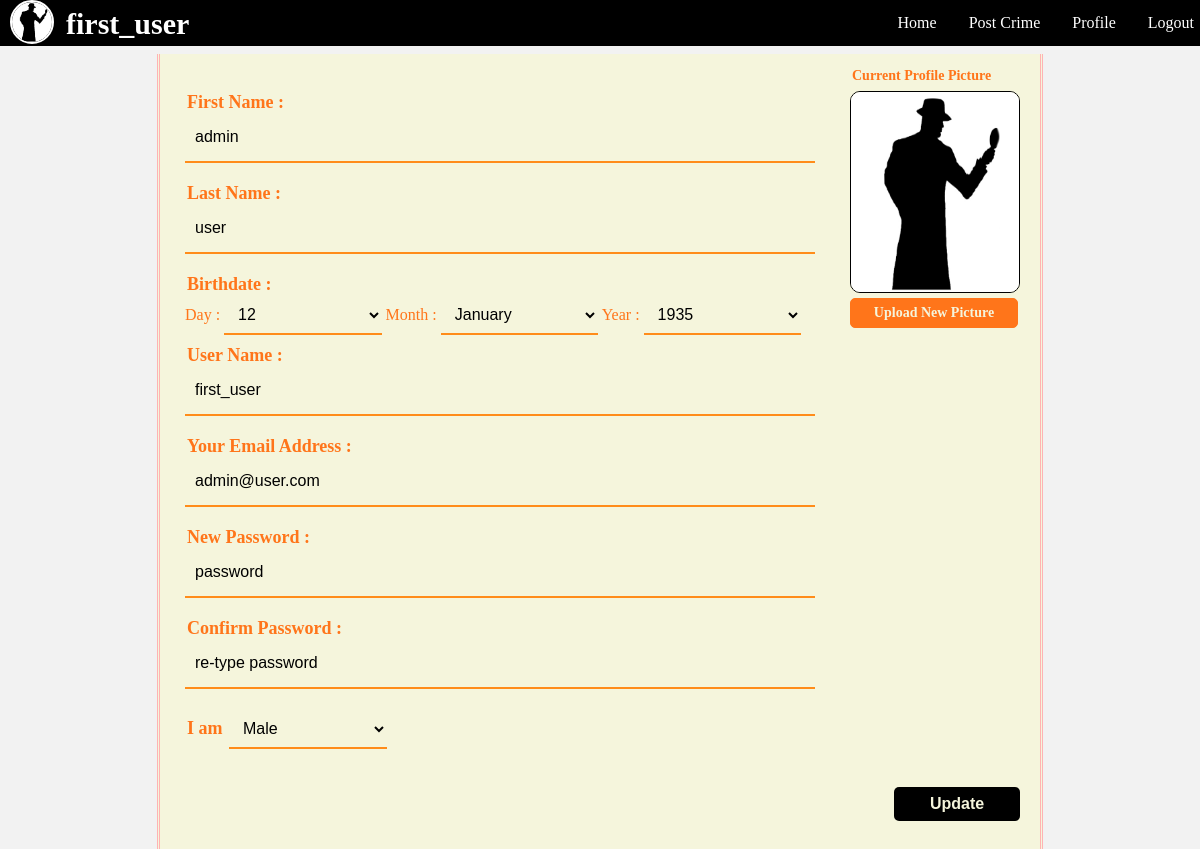
Page /Views/user_info.php (signed in) on the committed database.
### tables this page shows
CREATE TABLE `users` (
  `user_id` int(11) NOT NULL,
  `fname` varchar(80) DEFAULT NULL,
  `lname` varchar(80) DEFAULT NULL,
  `age` int(11) DEFAULT NULL,
  `bdate` varchar(11) DEFAULT NULL,
  `username` varchar(120) DEFAULT NULL,
  `email` varchar(50) DEFAULT NULL,
  `password` varchar(100) DEFAULT NULL,
  `pro_pic` varchar(180) DEFAULT NULL,
  `gender` varchar(20) DEFAULT NULL,
  `role` int(11) DEFAULT NULL,
  `del` tinyint(1) DEFAULT '0'
);

### Controllers/login_controller.php (called while the page is built, shortened)
<?php
require_once(get_include_path()."\Projects\aiub project\Models\UserModel.php");
class Login{
    protected $logged = false;
    protected $user = NULL;
    function Login()
    {
        $this->user = new UserModel();
        if(isset($_SESSION['logged_in']))
        {
        	$this->logged = $_SESSION["logged_in"];
            $this->user->setUsername($_SESSION["username"]);
            $this->user->setUserId($_SESSION["user_id"]);
        }
    }
    function isLogged()
    {
        return $this->logged;
    }
    function getUsername()
    {
        return $this->user->getUsername();
    }
}
 ?>

### Models/UserModel.php (called while the page is built, shortened)
<?php
require_once('Models.php');
class UserModel extends Models{
    private $username = "";
    function UserModel( $username = "" ,  $userid = 0, $fname = "", $lname = "", $age = 0, $bdate = "", $email = "", $password = "", $pro_pic = NULL, $gender = "")
    {
        $this->username = $username;
    }
    function setUsername($username)
    {
        $this->username = $username;
    }
    function getUsername()
    {
        return $this->username;
    }
    function getUser($id)
    {
        $result = $this->executeQuery("select * from users where user_id = $id and del = false");
        if($result)
        {
            $result = $result->fetch_assoc();
            return $result;
        }
        return false;
    }
}
 ?>

### Models/Models.php (called while the page is built, shortened)
<?php
class Models{
    public $server;
    public $user;
    public $pass;
    public $db;
    protected $conn;
    function Models($server = "localhost:3306" , $user = "root" , $pass ="" , $db = "is_that_crime")
    {
        $this->server = $server;
        $this->user = $user;
        $this->pass = $pass;
        $this->db = $db;
    }
    private function openConnection()
    {
        $this->conn = new mysqli($this->server , $this->user , $this->pass , $this->db);
        if($this->conn->connect_error)
        {
            $this->errorMessage($this->conn->connect_error);
            return false;
        }
        else
            return true;
    }
    function executeQuery($query)
    {
        if($this->openConnection())
        {
            if($this->result = $this->conn->query($query))
            {
                if($this->result->num_rows > 0)
                {
                    return $this->result;
                }
                else
                {
                    $this->closeConnection();
                    return false;
                }
            }
            else
            {
                $this->errorMessage($this->conn->error);
                return false;
            }
        }
        else
        {
            $this->errorMessage($this->conn->error);
            return false;
        }
    }
}
?>

### Controllers/UserController.php (called while the page is built, shortened)
<?php
require_once(get_include_path()."\Projects\aiub project\Models\UserModel.php");
class UserController{
    private $user = NULL;
    function UserController()
    {
        $this->user = new UserModel();
    }
    function getUser($id)
    {
        return $this->user->getUser($id);
    }
}
 ?>

### Views/user_info.php (the view, shortened to what this page needs)
<?php
require_once(get_include_path()."Projects\aiub project\Controllers\UserController.php");
require(get_include_path()."\Projects\aiub project\Controllers\login_controller.php");
$login = new Login();
$userid = $_SESSION["user_id"];
$usercontrol = new UserController();
$user = $usercontrol->getUser($userid);
$fname = $user["fname"];
$lname = $user["lname"];
$bdate = $user["bdate"];
$bdate = explode("/" , $bdate);
$day = $bdate[0];
$month = $bdate[1];
$year = $bdate[2];
$username  = $user["username"];
$email = $user["email"];
$pro_pic = $user["pro_pic"];
$gender = $user["gender"];
$role = $user["role"];
 ?>
<html>
<head>
    <link rel="stylesheet" href="http://localhost:<?php echo $_SERVER['SERVER_PORT'] ?>/Projects/aiub project/css/navigation.css"/>
    <link rel="stylesheet" href="http://localhost:<?php echo $_SERVER['SERVER_PORT'] ?>/Projects/aiub project/css/user_info.css"/>
</head>
<body>
	<div>
	<div class="navigation">
			<?php
				if($login->isLogged())
				{
					echo "<img id='pro_pic' src='{$_SESSION['pro_pic']}' onerror='return setDefaultPP(this)'/>";
					echo "<b class = \"navigationb\">".$login->getUsername()."</b>";
				}
				else
				{
					$login->redirect("login.php?logreq=1");
				}
			?>
				<a class = 'right-li' href = 'action/logout.php'>Logout</a>
				<a class = 'right-li' href = 'user_info.php'>Profile</a>
				<a class = 'right-li' href = 'crime_post.php'>Post Crime</a>
    			<a class = 'right-li' href = 'http://localhost:<?php echo  $_SERVER["SERVER_PORT"];?>/Projects/aiub project/index.php'>Home</a>
	</div>
	<article>
		<div id="profile_Form">
		<form name = "user_update_form" action="action/user_update.php?user_id=<?php echo $userid ?>&role=<?php echo $role ?>&pp=<?php echo $pro_pic ?>" method="POST" enctype="multipart/form-data" onsubmit = "return validate(<?php echo $userid ?>)">
            <div id="image-upload-section">
                <label id="img-label">Current Profile Picture</label>
                <br><img id="profile_pic" name="pro_pic" src="<?php echo $pro_pic ?>" onerror="return setDefaultPP(this)"/>
                <br><label id ="imginput-button" for="imginput">Upload New Picture</label>
                    <br><input id= "imginput" type="file" accept="image/*" name="pro_pic" onchange="preview(this)"/>
            </div>
            <div id="data-section">
                <br><label>First Name :</label>
            <br><input type="text" class="input" name="fname" placeholder="First Name..." value="<?php echo $fname;?>"/>
            <br><label>Last Name :</label>
            <br><input type="text" class="input" name="lname" placeholder="Last Name..." value="<?php echo $lname;?>"/>
            <br><label>Birthdate : </label>
            <br><span>Day : <select id="day" name="day" >
                                            <?php
                                            for($i = 1; $i<=31 ; $i++)
                                            {
                                                if($i == $day)
                                                    echo "<option value=$i selected='selected'>$i</option>";
                                                else
                                                    echo "<option value=$i>$i</option>";
                                            }
                                            ?>
                                           </select>
                                        Month :
                                           <select name="month">
                                               <?php
                                                $months = array("jan" => "January","feb"=>"February","mar"=>"March","apr"=>"April","may"=>"May"
                                                ,"jun"=>"June","jul"=>"July","aug"=>"August","sep"=>"September","oct"=>"October","nov"=>"November",
                                                "dec"=>"December");
                                                foreach($months as $k=>$v)
                                                {
                                                    if($k == $month)
                                                        echo "<option value = $k selected='selected'>$v</option>";
                                                    else
                                                        echo "<option value = $k>$v</option>";
                                                }
                                                ?>
                                           </select>
                                        Year :
                                           <select name="year">
                                               <?php
                                                for($i = 1935; $i <= date("Y"); $i++)
                                                {
                                                    if($i == $year)
                                                        echo "<option value=$i selected='selected'>$i</option>";
                                                    else
                                                        echo "<option value=$i>$i</option>";
                                                }
                                                ?>
                                           </select>
                                       </span>
           <br><label>User Name :</label>
           <br><input type="text" class="input" name="uname" placeholder="User Name..."  onkeyup="usernameValidate(this.value,<?php echo $userid ?>)" value="<?php echo $username;?>"/>
            <br><label>Your Email Address :</label>
            <br><input type="text" class="input" name="email" placeholder="xyz@dmail.com..." onkeyup="emailValidate(this.value,<?php echo $userid ?>)" value="<?php echo $email;?>"/>
            <br><label>New Password :</label>
            <br><input type="password" class="input" name="pass" placeholder="password"  onkeyup="passwordValidate(this.value , user_update_form.cpass.value)" /><span id="password_error" style="color:red;"></span>
            <br><label>Confirm Password :</label>
            <br><input type="password" class="input" name="cpass" placeholder="re-type password"  onkeyup="passwordValidate(user_update_form.pass.value,this.value)" /><span id="password_error" style="color:red;"></span>
            <br><label>I am </label> <select name="gender">
                                      <option value="male"<?php if($gender=="male"){echo "selected='selected'";} ?>>Male</option>
                        </select>
            </div>
			<br><input type="submit" id="update-button" name="update_button" value="Update">
   		 </form>
        </div>
    </article>
</div>
</body>
</html>

### css/navigation.css (style rules this page uses)
body { margin:0px; padding:0px; }
#pro_pic { width: 40px; height: 40px; border:2px solid white; border-radius:50px; float:left; }
.navigation { background-color:black; width: 100%; height: auto; top: 0px; position:fixed; padding-right: 50px; padding-left: 10px; }
.navigationb { color: white; font-size:30px; border:2px solid transparent; padding:5px 0px 0px 10px; float:left; }
.right-li { float:right; display: block; color:white; text-align: center; padding:14px 16px; text-decoration: none; font-size: 16px; }
.navigation a { display: inline-block; color: white; text-align: center; padding: 14px 16px; text-decoration: none; }

### css/user_info.css (style rules this page uses)
body { background-color: #f2f2f2; }
article { margin-top: 4.5%; }
::placeholder { color:black; }
#profile_Form { max-width:70%; height:auto; background-color:beige; border-color:transparent; border-style: none; border-left:3px double #ffb3b3; border-right:3px double #ffb3b3; padding: 10px 20px 90px 20px; margin: 0 auto; }
#data-section { width: 75%; padding:10px 2px 10px 5px ; background-color: transparent; }
.input { width: 100%; height: 50px; background-color:transparent; color: black; border-color: transparent; border-style: none; border-bottom: 2px solid #ff8c1a; padding: 12px 10px; margin-bottom:20px; font-size: 16px; box-sizing: border-box; }
label { line-height:; font-size: 18px; font-family: ''; font-weight:bold ; color: #ff751a; border:2px solid transparent; }
select { width: 25%; height: 40px; background-color:transparent; color: black; border-color: transparent; border-style: none; border-bottom: 2px solid #ff8c1a; padding: 6px 10px 6px 10px; margin-bottom: 10px; font-size: 16px; box-sizing: border-box; }
#day { width:25%; }
span { color:#ff751a; }
option { color:black; }
#image-upload-section { width:20%; height:auto; border:2px solid transparent; float: right; }
#profile_pic { width: 100%; height: 25%; border:1px solid black; border-radius: 10px; float: left; margin-bottom: 5px; }
#img-label { font-size: 14px; color:color; border:2px solid transparent; padding: 0px 5px 5px 0px; float: left; box-sizing: border-box; width: 100%; text-align: left; }
#imginput-button { font-size: 14px; border:1px solid #ff751a; border-radius:5px; background-color: #ff751a; color:beige; padding:6px 10px 6px 10px; float: left; box-sizing: border-box; width: 100%; text-align: center; }
#update-button { width: 15%; height: auto; border:none; border-radius: 5px; padding: 8px 20px; background-color:black; color: beige; text-align: center; font-weight: bold; font-size: 16px; cursor: pointer; margin-bottom:50px; float: right; box-sizing: border-box; }

### rows in the picture
users: username "first_user", pro_pic (placeholder picture), fname "admin", lname "user", day "12", month "January", year "1935", uname "first_user", email "admin@user.com", gender "Male"
